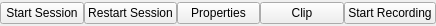
<?xml version="1.0" encoding="UTF-8"?>
<ui version="4.0">
 <class>SessionControlsWidgetClass</class>
 <widget class="QWidget" name="SessionControlsWidgetClass">
  <property name="geometry">
   <rect>
    <x>0</x>
    <y>0</y>
    <width>436</width>
    <height>26</height>
   </rect>
  </property>
  <property name="windowTitle">
   <string>SessionControlsWidget</string>
  </property>
  <layout class="QHBoxLayout" name="horizontalLayout">
   <property name="spacing">
    <number>0</number>
   </property>
   <property name="leftMargin">
    <number>0</number>
   </property>
   <property name="topMargin">
    <number>0</number>
   </property>
   <property name="rightMargin">
    <number>0</number>
   </property>
   <property name="bottomMargin">
    <number>0</number>
   </property>
   <item>
    <widget class="QActionButton" name="buttonStartStop">
     <property name="toolTip">
      <string/>
     </property>
     <property name="whatsThis">
      <string/>
     </property>
     <property name="text">
      <string>Start Session</string>
     </property>
     <property name="checkable">
      <bool>true</bool>
     </property>
    </widget>
   </item>
   <item>
    <widget class="QActionButton" name="buttonRestart">
     <property name="toolTip">
      <string/>
     </property>
     <property name="whatsThis">
      <string/>
     </property>
     <property name="text">
      <string>Restart Session</string>
     </property>
    </widget>
   </item>
   <item>
    <widget class="QActionButton" name="buttonProperties">
     <property name="toolTip">
      <string/>
     </property>
     <property name="whatsThis">
      <string/>
     </property>
     <property name="text">
      <string>Properties</string>
     </property>
    </widget>
   </item>
   <item>
    <widget class="QActionButton" name="buttonClip">
     <property name="toolTip">
      <string/>
     </property>
     <property name="whatsThis">
      <string/>
     </property>
     <property name="text">
      <string>Clip</string>
     </property>
    </widget>
   </item>
   <item>
    <widget class="QActionButton" name="buttonRecord">
     <property name="toolTip">
      <string/>
     </property>
     <property name="whatsThis">
      <string/>
     </property>
     <property name="text">
      <string>Start Recording</string>
     </property>
     <property name="checkable">
      <bool>true</bool>
     </property>
    </widget>
   </item>
  </layout>
 </widget>
 <layoutdefault spacing="6" margin="11"/>
 <customwidgets>
  <customwidget>
   <class>QActionButton</class>
   <extends>QPushButton</extends>
   <header>qactionbutton.h</header>
  </customwidget>
 </customwidgets>
 <resources/>
 <connections/>
</ui>
